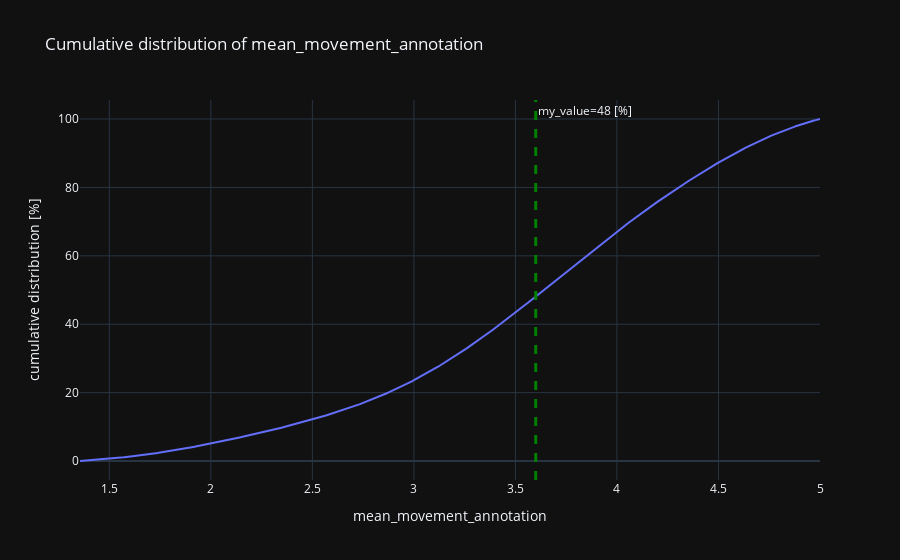
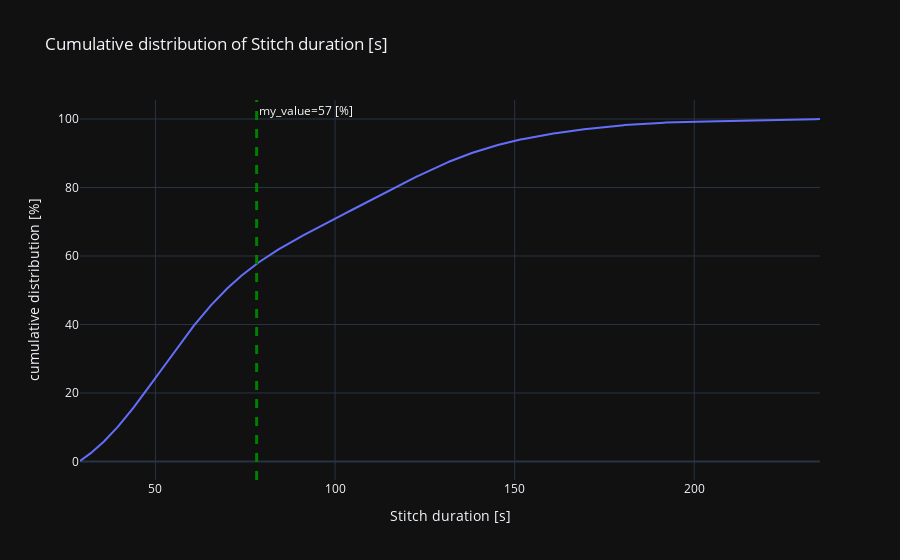
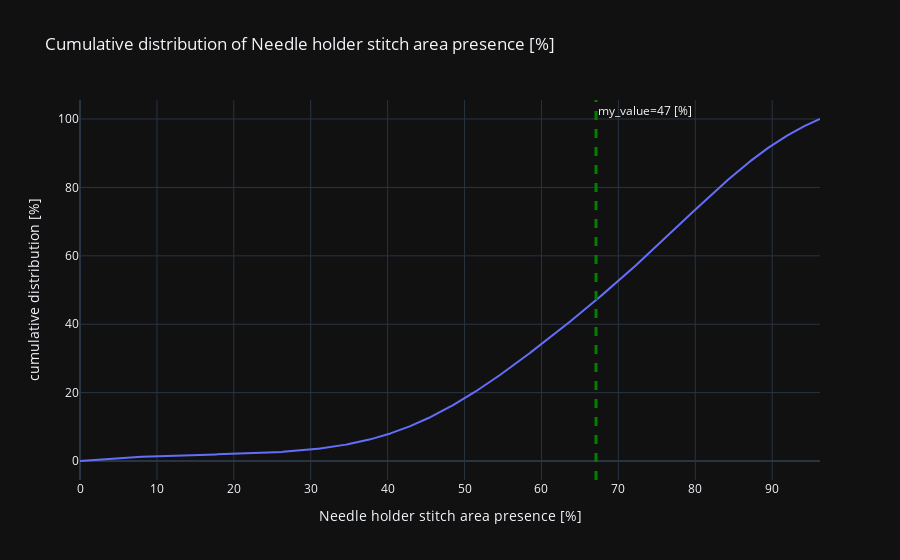

The cell these charts' notebook holds for them, in order:
### Code cell
# plot cumulative of kde

def show_cumulative(col_name, my_value):
    kde_all = scipy.stats.gaussian_kde(dfst[col_name].dropna())
    x = np.linspace(dfst[col_name].min(), dfst[col_name].max(), 1000)
    y = kde_all(x)
    y_cum = 100* np.cumsum(y) / np.sum(y)
    # give me percentile of my_value
    percentile = np.interp(my_value, x, y_cum)

    fig = px.line(x=x, y=y_cum, title=f"Cumulative distribution of {col_name}", labels={"x": col_name, "y": "cumulative distribution [%]"})
    fig.add_vline(x=my_value, line_width=3, line_dash="dash", line_color="green", annotation_text=f"my_value={int(percentile)} [%]", annotation_position="top right")

    fig.show()

show_cumulative("mean_movement_annotation", my_value=3.6)

for col_name in col_names:
    # my_value = find_threshold(dfst, col_name)
    mean_value = dfst[col_name].mean()
    show_cumulative(col_name, my_value=mean_value)

### Figure 1 — Plotly figure (JSON) as saved in the notebook; plotly's stock layout.template omitted (floating-point values rounded to 4 significant figures; data arrays with more than 128 entries replaced by an {"elided": "..."} marker saying what was removed)
{"data": [{"hovertemplate": "mean_movement_annotation=%{x}<br>cumulative distribution [%]=%{y}<extra></extra>", "legendgroup": "", "line": {"color": "#636efa", "dash": "solid"}, "marker": {"symbol": "circle"}, "mode": "lines", "name": "", "orientation": "v", "showlegend": false, "x": {"elided": "1000 float values"}, "xaxis": "x", "y": {"elided": "1000 float values"}, "yaxis": "y", "type": "scatter"}], "layout": {"xaxis": {"anchor": "y", "domain": [0.0, 1.0], "title": {"text": "mean_movement_annotation"}}, "yaxis": {"anchor": "x", "domain": [0.0, 1.0], "title": {"text": "cumulative distribution [%]"}}, "legend": {"tracegroupgap": 0}, "title": {"text": "Cumulative distribution of mean_movement_annotation"}, "shapes": [{"line": {"color": "green", "dash": "dash", "width": 3}, "type": "line", "x0": 3.6, "x1": 3.6, "xref": "x", "y0": 0, "y1": 1, "yref": "y domain"}], "annotations": [{"showarrow": false, "text": "my_value=48 [%]", "x": 3.6, "xanchor": "left", "xref": "x", "y": 1, "yanchor": "top", "yref": "y domain"}]}}

### Figure 2 — Plotly figure (JSON) as saved in the notebook; plotly's stock layout.template omitted (floating-point values rounded to 4 significant figures; data arrays with more than 128 entries replaced by an {"elided": "..."} marker saying what was removed)
{"data": [{"hovertemplate": "Stitch duration [s]=%{x}<br>cumulative distribution [%]=%{y}<extra></extra>", "legendgroup": "", "line": {"color": "#636efa", "dash": "solid"}, "marker": {"symbol": "circle"}, "mode": "lines", "name": "", "orientation": "v", "showlegend": false, "x": {"elided": "1000 float values"}, "xaxis": "x", "y": {"elided": "1000 float values"}, "yaxis": "y", "type": "scatter"}], "layout": {"xaxis": {"anchor": "y", "domain": [0.0, 1.0], "title": {"text": "Stitch duration [s]"}}, "yaxis": {"anchor": "x", "domain": [0.0, 1.0], "title": {"text": "cumulative distribution [%]"}}, "legend": {"tracegroupgap": 0}, "title": {"text": "Cumulative distribution of Stitch duration [s]"}, "shapes": [{"line": {"color": "green", "dash": "dash", "width": 3}, "type": "line", "x0": 78.18, "x1": 78.18, "xref": "x", "y0": 0, "y1": 1, "yref": "y domain"}], "annotations": [{"showarrow": false, "text": "my_value=57 [%]", "x": 78.18, "xanchor": "left", "xref": "x", "y": 1, "yanchor": "top", "yref": "y domain"}]}}

### Figure 3 — Plotly figure (JSON) as saved in the notebook; plotly's stock layout.template omitted (floating-point values rounded to 4 significant figures; data arrays with more than 128 entries replaced by an {"elided": "..."} marker saying what was removed)
{"data": [{"hovertemplate": "Needle holder stitch area presence [%]=%{x}<br>cumulative distribution [%]=%{y}<extra></extra>", "legendgroup": "", "line": {"color": "#636efa", "dash": "solid"}, "marker": {"symbol": "circle"}, "mode": "lines", "name": "", "orientation": "v", "showlegend": false, "x": {"elided": "1000 float values"}, "xaxis": "x", "y": {"elided": "1000 float values"}, "yaxis": "y", "type": "scatter"}], "layout": {"xaxis": {"anchor": "y", "domain": [0.0, 1.0], "title": {"text": "Needle holder stitch area presence [%]"}}, "yaxis": {"anchor": "x", "domain": [0.0, 1.0], "title": {"text": "cumulative distribution [%]"}}, "legend": {"tracegroupgap": 0}, "title": {"text": "Cumulative distribution of Needle holder stitch area presence [%]"}, "shapes": [{"line": {"color": "green", "dash": "dash", "width": 3}, "type": "line", "x0": 67.09, "x1": 67.09, "xref": "x", "y0": 0, "y1": 1, "yref": "y domain"}], "annotations": [{"showarrow": false, "text": "my_value=47 [%]", "x": 67.09, "xanchor": "left", "xref": "x", "y": 1, "yanchor": "top", "yref": "y domain"}]}}
